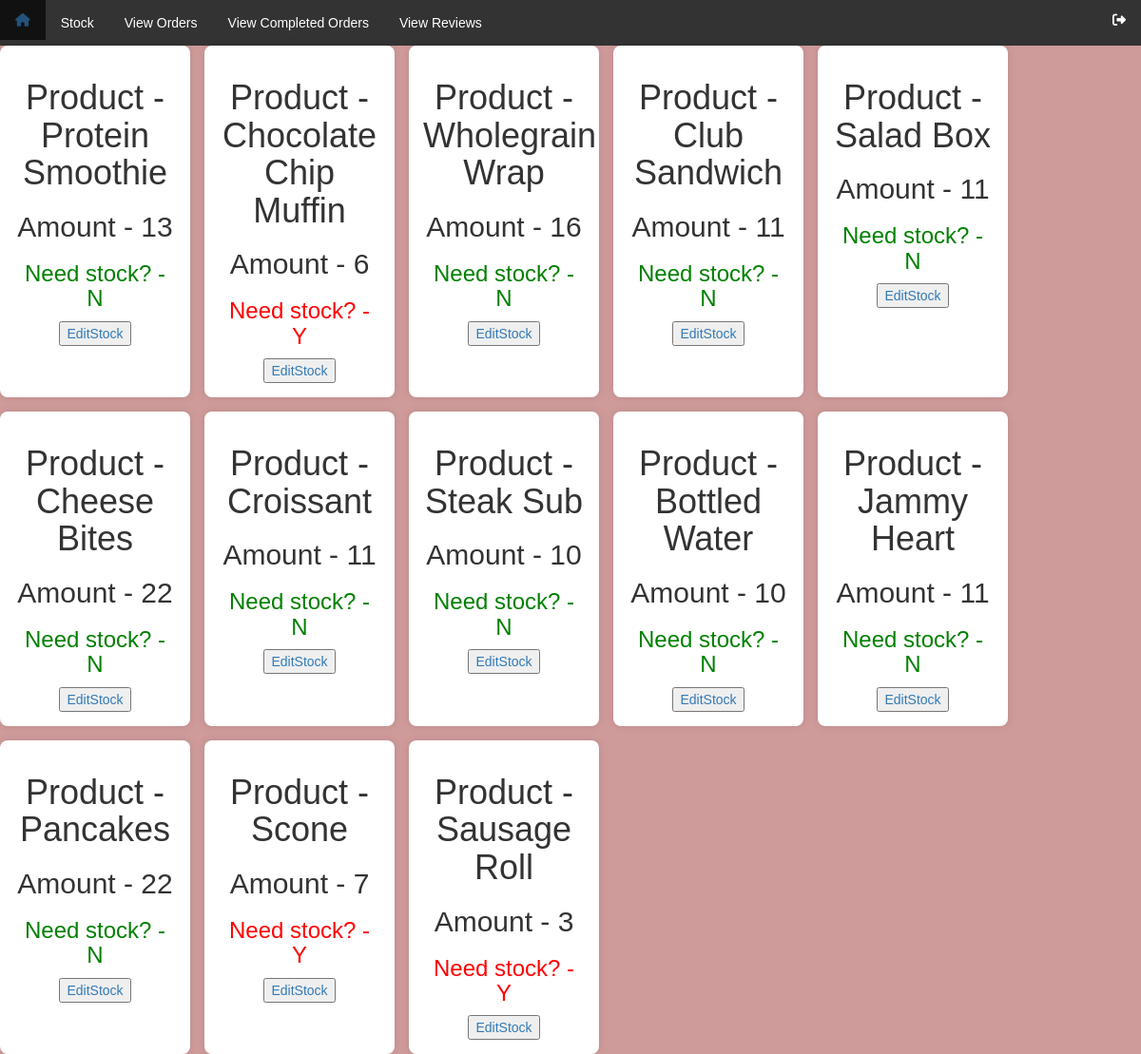
The app's page /ViewStock (signed in) with its own data.
### tables this page shows
CREATE TABLE "Stock" (
	"StockID"	INTEGER,
	"Amount_in_stock"	INTEGER,
	"Stock_Notif"	TEXT,
	"Product_Name"	TEXT,
	"Buyable"	TEXT,
	PRIMARY KEY("StockID")
);

### app.py (the view)
@app.route("/ViewStock")
def ViewStock():
  if "UserID" not in session:
        return redirect("/Login")
  else:
    con = sqlite3.connect(db_locale)
    command = con.cursor()
    sqlstring = """SELECT Stock.StockID, Stock.Amount_in_stock, Stock.Stock_Notif, Stock.Product_Name
                    FROM Stock
                    INNER JOIN Products ON Stock.Product_Name = Products.Product_Name
                    """
    command.execute(sqlstring)
    data1 = command.fetchall()
    stock_dict = {}
    for row in data1:
      stock_id = row[0]
      if stock_id not in stock_dict:
        stock_dict[stock_id] = []
      stock_dict[stock_id].append(row)
    grouped_orders = list(stock_dict.values())
    for order in grouped_orders:
      print(order)
    data1 = grouped_orders
    con.close()
    return render_template("Stock.html", user=session["FirstName"], data1 = data1)

### templates/Stock.html (shortened to what this page needs)
{% include 'AdminHeader.html' %}
{% if user %}
    <div class="ordercontainer">
        {% for items in data1 %}
            <div class="order-box">
                <h1>Product - {{items[0][3]}}</h1>
                <h2>Amount - {{ items[0][1] }}</h2>
                <h3 style="color: {{ 'red' if items[0][2] == 'Y' else 'green' }};">
                     Need stock? - {{ items[0][2] }}
                </h3>
                {% for item in items %}
                    <button><a href = "/EditStock/{{item[0]}}" method="GET"> EditStock</a></button>
                {% endfor %}
            </div>
        {% endfor %}
    </div>
{% endif %}

### static/style.css (style rules this page uses)
h1 { text-align: center; text-shadow: none; }
body { font-family: 'Franklin Gothic Medium', 'Arial Narrow', Arial, sans-serif; background-color: rgb(154, 206, 207); }
.Adminbody { font-family: 'Franklin Gothic Medium', 'Arial Narrow', Arial, sans-serif; background-color: rgb(207, 154, 154); }

### templates/Stock.html (style rules this page uses)
.ordercontainer { display: flex; flex-wrap: wrap; gap: 15px; justify-content: flex-start; }
.order-box { width: 200px; padding: 15px; background: white; box-shadow: 0px 0px 8px rgba(0, 0, 0, 0.1); border-radius: 8px; text-align: center; }
h1, h2, p { margin: 5px 0; }

### records on screen
Stock: Product_Name "Protein Smoothie", Amount_in_stock "13", Stock_Notif "N"
Stock: Product_Name "Chocolate Chip Muffin", Amount_in_stock "6", Stock_Notif "Y"
Stock: Product_Name "Wholegrain Wrap", Amount_in_stock "16", Stock_Notif "N"
Stock: Product_Name "Club Sandwich", Amount_in_stock "11", Stock_Notif "N"
Stock: Product_Name "Salad Box", Amount_in_stock "11", Stock_Notif "N"
Stock: Product_Name "Cheese Bites", Amount_in_stock "22", Stock_Notif "N"
Stock: Product_Name "Croissant", Amount_in_stock "11", Stock_Notif "N"
Stock: Product_Name "Steak Sub", Amount_in_stock "10", Stock_Notif "N"
Stock: Product_Name "Bottled Water", Amount_in_stock "10", Stock_Notif "N"
Stock: Product_Name "Jammy Heart", Amount_in_stock "11", Stock_Notif "N"
Stock: Product_Name "Pancakes", Amount_in_stock "22", Stock_Notif "N"
Stock: Product_Name "Scone", Amount_in_stock "7", Stock_Notif "Y"
Stock: Product_Name "Sausage Roll", Amount_in_stock "3", Stock_Notif "Y"
